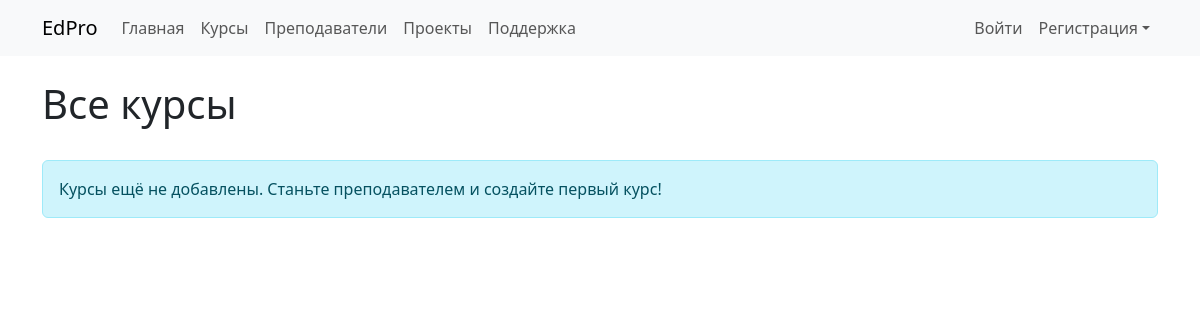
Page /courses/ on the earlier database version.
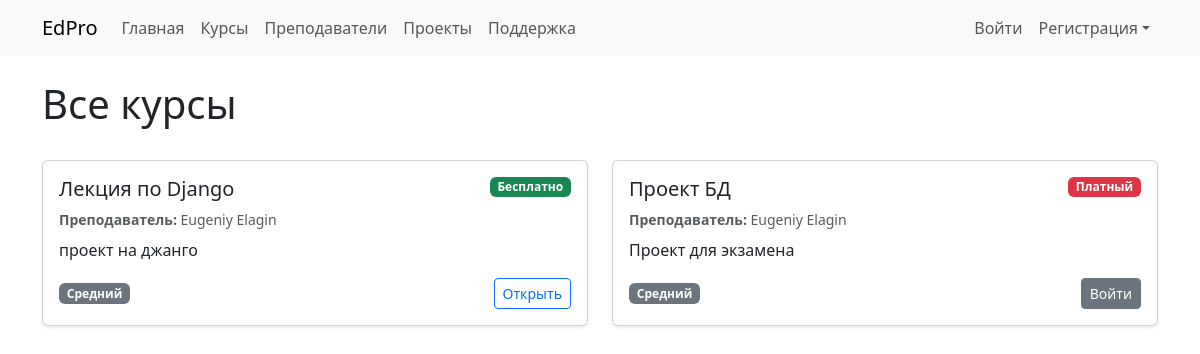
Same page on the later database version.
### main/models.py (models this page shows, shortened)
class Course(models.Model):
    LEVEL_CHOICES = [
        ('beginner', 'Начинающий'),
        ('intermediate', 'Средний'),
        ('advanced', 'Продвинутый'),
    ]
    title = models.CharField(max_length=200)
    description = models.TextField()
    tutor = models.ForeignKey(Tutor, on_delete=models.CASCADE, related_name='courses')
    price = models.DecimalField(max_digits=10, decimal_places=2)
    level = models.CharField(max_length=20, choices=LEVEL_CHOICES)
    is_free = models.BooleanField(default=False)
    created_at = models.DateTimeField(auto_now_add=True)

class Tutor(models.Model):
    user = models.OneToOneField(User, on_delete=models.CASCADE, related_name='tutor_profile')
    bio = models.TextField(max_length=1000, blank=True)
    expertise = models.CharField(max_length=200)

### main/views.py (the view)
# urls.py: path('courses/', views.CourseListView.as_view(), name='courses'),
class CourseListView(ListView):
    model = Course
    template_name = 'main/courses.html'
    context_object_name = 'courses'
    def get_context_data(self, **kwargs):
        context = super().get_context_data(**kwargs)
        if self.request.user.is_authenticated:
            enrolled_ids = Enrollment.objects.filter(
                student=self.request.user
            ).values_list('course_id', flat=True)
            context['enrolled_course_ids'] = set(enrolled_ids)
        else:
            context['enrolled_course_ids'] = set()
        return context

### main/context_processors.py (called while the page is built)
def user_role(request):
    if request.user.is_authenticated:
        is_tutor = hasattr(request.user, 'tutor_profile')
    else:
        is_tutor = False
    return {'is_tutor': is_tutor}

### main/templates/main/courses.html (shortened to what this page needs)
{% extends "base.html" %}
{% block content %}
<div class="d-flex justify-content-between align-items-center mb-4">
    <h1>Все курсы</h1>
</div>
{% if courses %}
    <div class="row row-cols-1 row-cols-md-2 g-4">
        {% for course in courses %}
        <div class="col">
            <div class="card h-100 shadow-sm">
                <div class="card-body d-flex flex-column">
                    <div class="d-flex justify-content-between align-items-start mb-2">
                        <h5 class="card-title mb-0">{{ course.title }}</h5>
                        {% if course.is_free %}
                            <span class="badge bg-success">Бесплатно</span>
                        {% else %}
                            <span class="badge bg-danger">Платный</span>
                        {% endif %}
                    </div>
                    <p class="card-text text-muted small mb-2">
                        <strong>Преподаватель:</strong> {{ course.tutor.user.get_full_name|default:course.tutor.user.username }}
                    </p>
                    <p class="card-text mb-3">{{ course.description|truncatewords:30 }}</p>
                    <div class="mt-auto d-flex justify-content-between align-items-center">
                        <span class="badge bg-secondary">{{ course.get_level_display }}</span>
                        {% if course.is_free %}
                            <a href="{% url 'course_detail' course.id %}" class="btn btn-outline-primary btn-sm">Открыть</a>
                        {% else %}
                            {% if course.id in enrolled_course_ids %}
                                <a href="{% url 'course_detail' course.id %}" class="btn btn-primary btn-sm">Открыт</a>
                            {% elif user.is_authenticated %}
                                <a href="{% url 'enroll_in_course' course.id %}" class="btn btn-success btn-sm">Записаться</a>
                            {% else %}
                                <a href="{% url 'login' %}" class="btn btn-secondary btn-sm">Войти</a>
                            {% endif %}
                        {% endif %}
                    </div>
                </div>
            </div>
        </div>
        {% endfor %}
    </div>
{% else %}
    <div class="alert alert-info">
        Курсы ещё не добавлены. Станьте преподавателем и создайте первый курс!
    </div>
{% endif %}
{% endblock %}

### templates/base.html (shortened to what this page needs)
<!DOCTYPE html>
<html lang="ru">
<head>
    <link href="https://cdn.jsdelivr.net/npm/bootstrap@5.3.0/dist/css/bootstrap.min.css" rel="stylesheet">
</head>
<body>
<nav class="navbar navbar-expand-lg navbar-light bg-light">
  <div class="container">
    <a class="navbar-brand" href="{% url 'home' %}">EdPro</a>
    <div class="collapse navbar-collapse" id="navbarNav">
      <ul class="navbar-nav me-auto">
        <li class="nav-item"><a class="nav-link" href="{% url 'home' %}">Главная</a></li>
        <li class="nav-item"><a class="nav-link" href="{% url 'courses' %}">Курсы</a></li>
        <li class="nav-item"><a class="nav-link" href="{% url 'tutors' %}">Преподаватели</a></li>
        <li class="nav-item"><a class="nav-link" href="{% url 'projects' %}">Проекты</a></li>
        <li class="nav-item"><a class="nav-link" href="{% url 'support' %}">Поддержка</a></li>
      </ul>
      <ul class="navbar-nav ms-auto">
        {% if user.is_authenticated %}
          <li class="nav-item">
            <span class="navbar-text me-2">Привет, {{ user.get_full_name|default:user.username }}!</span>
          </li>
          <li class="nav-item">
            <form method="post" action="{% url 'logout' %}" style="display: inline;">
              {% csrf_token %}
              <button type="submit" class="btn btn-outline-secondary btn-sm">Выйти</button>
            </form>
          </li>
          {% if is_tutor %}
            <li class="nav-item">
              <a class="nav-link btn btn-outline-primary btn-sm" href="{% url 'create_course' %}">Добавить курс</a>
            </li>
          {% endif %}
        {% else %}
          <li class="nav-item"><a class="nav-link" href="{% url 'login' %}">Войти</a></li>
          <li class="nav-item dropdown">
            <a class="nav-link dropdown-toggle" href="#" id="regDropdown" role="button" data-bs-toggle="dropdown">Регистрация</a>
          </li>
        {% endif %}
      </ul>
    </div>
  </div>
</nav>
<div class="container mt-4">
  {% block content %}
  {% endblock %}
</div>
</body>
</html>

Differences in the rows shown:
added Course: title "Лекция по Django", is_free "Бесплатно", tutor.user.get_full_name "Eugeniy Elagin", description "проект на джанго", level "Средний"
added Course: title "Проект БД", is_free "Платный", tutor.user.get_full_name "Eugeniy Elagin", description "Проект для экзамена", level "Средний"
Other differences:
text no longer shown: "Курсы ещё не добавлены. Станьте преподавателем и создайте первый курс!"
